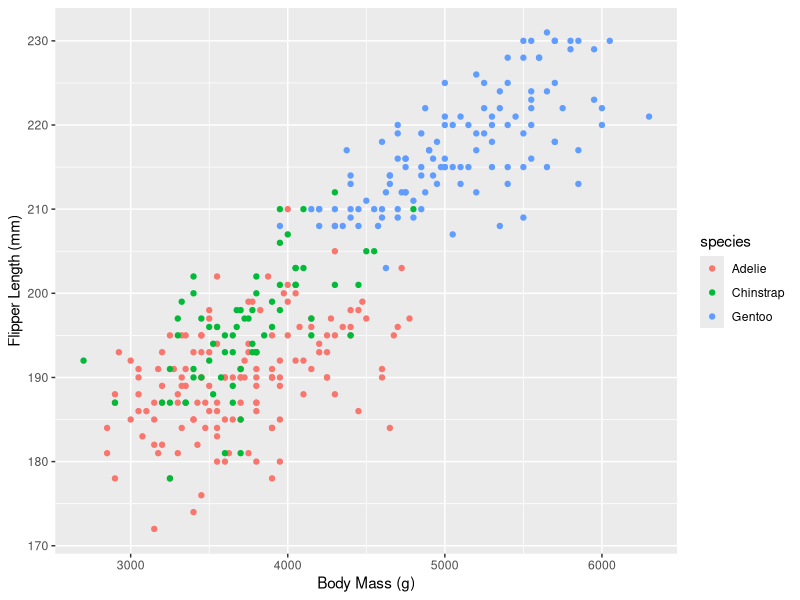
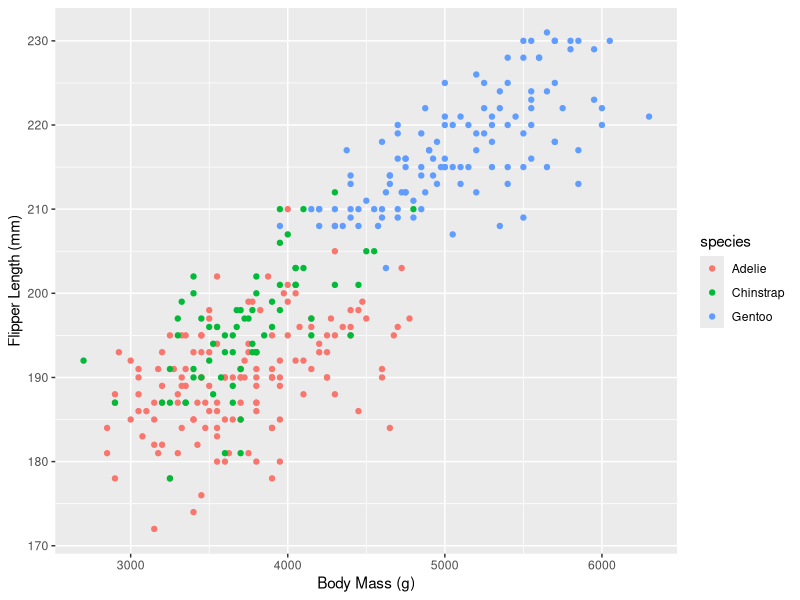
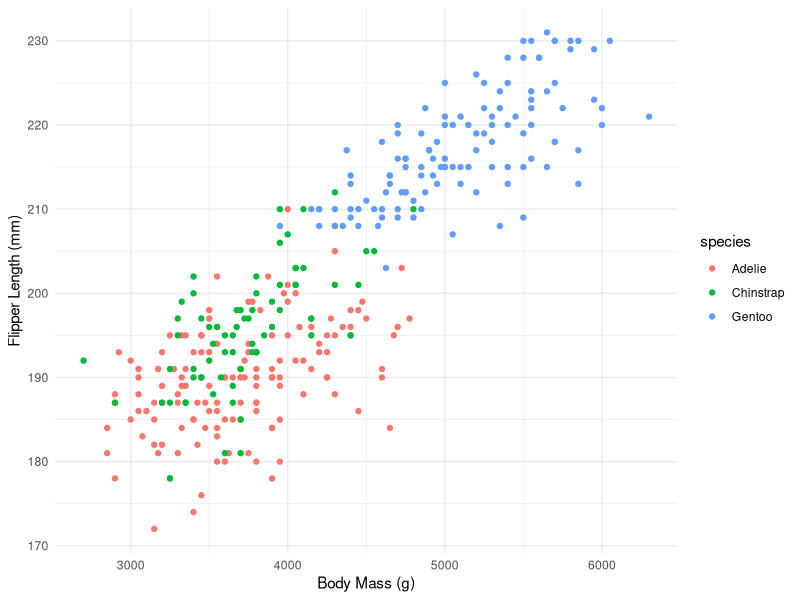

Recreate these plots in R, in order.
## ---- chunk 1
library(palmerpenguins)
library(tidyverse)
## ---- chunk 2
data(package = 'palmerpenguins')

# Remove rows that contain at least one missing value
penguins <- penguins %>%
            drop_na()

print(penguins)
## ---- chunk 3
ggplot(data = penguins, aes(x = body_mass_g,
                            y = flipper_length_mm,
                            color = species)) +
  geom_point() +
  xlab("Body Mass (g)") +
  ylab("Flipper Length (mm)")
## ---- chunk 4
ggplot(data = penguins, aes(x = body_mass_g,
                            y = flipper_length_mm,
                            color = species)) +
  geom_point() +
  xlab("Body Mass (g)") +
  ylab("Flipper Length (mm)") +
  theme_gray()
## ---- chunk 5
ggplot(data = penguins, aes(x = body_mass_g,
                            y = flipper_length_mm,
                            color = species)) +
  geom_point() +
  xlab("Body Mass (g)") +
  ylab("Flipper Length (mm)") +
  theme_minimal()
## ---- chunk 6
#| echo: false
knitr::include_url("https://ggplot2.tidyverse.org/reference/theme.html")
